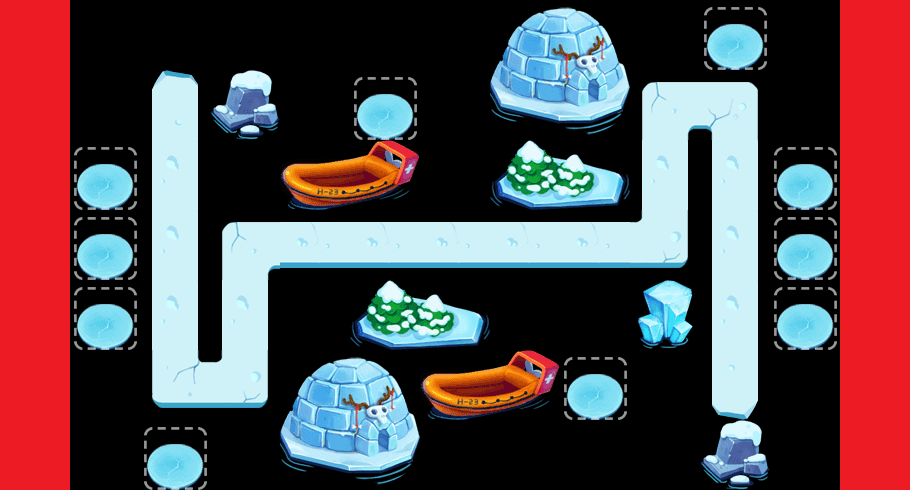

Tiled map render using the project's own tile images. Description and the map definition, with tile-layer contents summarised, below:
An orthogonal 13x7 tile map with 70x70 px tiles, 2 tile layers (content, things) and 67 objects (45x water, 11x waterTowerSeat, way1_0, way1_1, way1_2, ...).

<map version="1.0" orientation="orthogonal" width="13" height="7" tilewidth="70" tileheight="70">
 <tileset firstgid="1" name="theme2Tiles" tilewidth="70" tileheight="70" spacing="2" margin="2">
  <image source="theme2Tiles.png" width="512" height="512" />
  <tile id="3">
   <properties>
    <property name="thingIdx" value="307" />
   </properties>
  </tile>
  <tile id="7">
   <properties>
    <property name="thingIdx" value="402" />
   </properties>
  </tile>
  <tile id="9">
   <properties>
    <property name="thingIdx" value="208" />
   </properties>
  </tile>
  <tile id="10">
   <properties>
    <property name="thingIdx" value="115" />
   </properties>
  </tile>
  <tile id="11">
   <properties>
    <property name="thingIdx" value="115" />
   </properties>
  </tile>
  <tile id="13">
   <properties>
    <property name="thingIdx" value="118" />
   </properties>
  </tile>
  <tile id="14">
   <properties>
    <property name="thingIdx" value="305" />
   </properties>
  </tile>
  <tile id="18">
   <properties>
    <property name="thingIdx" value="114" />
   </properties>
  </tile>
  <tile id="19">
   <properties>
    <property name="thingIdx" value="116" />
   </properties>
  </tile>
  <tile id="20">
   <properties>
    <property name="thingIdx" value="114" />
   </properties>
  </tile>
  <tile id="21">
   <properties>
    <property name="thingIdx" value="306" />
   </properties>
  </tile>
  <tile id="23">
   <properties>
    <property name="thingIdx" value="209" />
   </properties>
  </tile>
  <tile id="24">
   <properties>
    <property name="thingIdx" value="209" />
   </properties>
  </tile>
  <tile id="25">
   <properties>
    <property name="thingIdx" value="113" />
   </properties>
  </tile>
  <tile id="26">
   <properties>
    <property name="thingIdx" value="117" />
   </properties>
  </tile>
  <tile id="27">
   <properties>
    <property name="blank" value="0" />
   </properties>
  </tile>
  <tile id="28">
   <properties>
    <property name="way" value="1" />
   </properties>
  </tile>
  <tile id="29">
   <properties>
    <property name="way" value="1" />
   </properties>
  </tile>
  <tile id="30">
   <properties>
    <property name="way" value="1" />
   </properties>
  </tile>
  <tile id="31">
   <properties>
    <property name="way" value="1" />
   </properties>
  </tile>
  <tile id="32">
   <properties>
    <property name="way" value="1" />
   </properties>
  </tile>
  <tile id="33">
   <properties>
    <property name="way" value="1" />
   </properties>
  </tile>
  <tile id="35">
   <properties>
    <property name="way" value="1" />
   </properties>
  </tile>
  <tile id="36">
   <properties>
    <property name="way" value="1" />
   </properties>
  </tile>
  <tile id="37">
   <properties>
    <property name="way" value="1" />
   </properties>
  </tile>
  <tile id="38">
   <properties>
    <property name="way" value="1" />
   </properties>
  </tile>
  <tile id="39">
   <properties>
    <property name="way" value="1" />
   </properties>
  </tile>
  <tile id="40">
   <properties>
    <property name="way" value="1" />
   </properties>
  </tile>
  <tile id="42">
   <properties>
    <property name="way" value="1" />
   </properties>
  </tile>
  <tile id="43">
   <properties>
    <property name="way" value="1" />
   </properties>
  </tile>
 </tileset>
 <layer name="content" width="13" height="7">
  <data>[91 cells, 35 non-empty, 8 distinct tile ids]</data>
 </layer>
 <layer name="things" width="13" height="7">
  <data>[91 cells, 29 non-empty, 11 distinct tile ids]</data>
 </layer>
 <objectgroup name="objs" width="13" height="7">
  <object name="way1_0" x="166" y="94" width="23" height="27" />
  <object name="way1_1" x="161" y="364" width="23" height="27" />
  <object name="way1_2" x="227" y="368" width="23" height="27" />
  <object name="way1_3" x="235" y="232" width="23" height="27" />
  <object name="way1_4" x="647" y="224" width="23" height="27" />
  <object name="way1_5" x="652" y="97" width="23" height="27" />
  <object name="way1_6" x="718" y="94" width="23" height="27" />
  <object name="way1_7" x="725" y="372" width="23" height="27" />
  <object name="waterTowerSeat" x="94" y="173" width="19" height="20" />
  <object name="waterTowerSeat" x="92" y="243" width="19" height="20" />
  <object name="waterTowerSeat" x="91" y="311" width="19" height="20" />
  <object name="waterTowerSeat" x="162" y="449" width="19" height="20" />
  <object name="waterTowerSeat" x="373" y="104" width="19" height="20" />
  <object name="waterTowerSeat" x="590" y="384" width="19" height="20" />
  <object name="waterTowerSeat" x="727" y="35" width="19" height="20" />
  <object name="waterTowerSeat" x="797" y="174" width="19" height="20" />
  <object name="waterTowerSeat" x="794" y="247" width="19" height="20" />
  <object name="waterTowerSeat" x="797" y="317" width="19" height="20" />
  <object name="water" x="95" y="33" width="25" height="22" />
  <object name="water" x="162" y="33" width="25" height="22" />
  <object name="water" x="232" y="34" width="25" height="22" />
  <object name="water" x="313" y="28" width="25" height="22" />
  <object name="water" x="384" y="29" width="25" height="22" />
  <object name="water" x="443" y="28" width="25" height="22" />
  <object name="water" x="508" y="24" width="25" height="22" />
  <object name="water" x="566" y="27" width="25" height="22" />
  <object name="water" x="649" y="26" width="25" height="22" />
  <object name="water" x="793" y="25" width="25" height="22" />
  <object name="water" x="789" y="100" width="25" height="22" />
  <object name="water" x="574" y="98" width="25" height="22" />
  <object name="water" x="503" y="98" width="25" height="22" />
  <object name="water" x="435" y="98" width="25" height="22" />
  <object name="water" x="304" y="104" width="25" height="22" />
  <object name="water" x="233" y="102" width="25" height="22" />
  <object name="water" x="90" y="98" width="25" height="22" />
  <object name="water" x="230" y="170" width="25" height="22" />
  <object name="water" x="302" y="168" width="25" height="22" />
  <object name="water" x="370" y="170" width="25" height="22" />
  <object name="water" x="453" y="171" width="25" height="22" />
  <object name="water" x="523" y="169" width="25" height="22" />
  <object name="water" x="578" y="170" width="25" height="22" />
  <object name="water" x="302" y="305" width="25" height="22" />
  <object name="water" x="375" y="304" width="25" height="22" />
  <object name="water" x="430" y="306" width="25" height="22" />
  <object name="water" x="520" y="306" width="25" height="22" />
  <object name="water" x="586" y="311" width="25" height="22" />
  <object name="waterTowerSeat" x="658" y="296" width="25" height="22" />
  <object name="water" x="796" y="373" width="25" height="22" />
  <object name="water" x="664" y="374" width="25" height="22" />
  <object name="water" x="506" y="380" width="25" height="22" />
  <object name="water" x="450" y="384" width="25" height="22" />
  <object name="water" x="368" y="378" width="25" height="22" />
  <object name="water" x="308" y="378" width="25" height="22" />
  <object name="water" x="94" y="373" width="25" height="22" />
  <object name="water" x="88" y="451" width="25" height="22" />
  <object name="water" x="240" y="446" width="25" height="22" />
  <object name="water" x="303" y="445" width="25" height="22" />
  <object name="water" x="360" y="446" width="25" height="22" />
  <object name="water" x="439" y="450" width="25" height="22" />
  <object name="water" x="519" y="448" width="25" height="22" />
  <object name="water" x="586" y="444" width="25" height="22" />
  <object name="water" x="649" y="442" width="25" height="22" />
  <object name="water" x="721" y="438" width="25" height="22" />
  <object name="water" x="781" y="445" width="25" height="22" />
  </objectgroup>
</map>
<!-- 3 of 67 objects omitted -->
